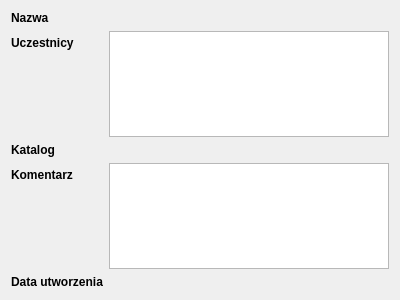
<?xml version="1.0" encoding="UTF-8"?>
<ui version="4.0">
 <class>ProjektWidget</class>
 <widget class="QWidget" name="ProjektWidget">
  <property name="geometry">
   <rect>
    <x>0</x>
    <y>0</y>
    <width>400</width>
    <height>300</height>
   </rect>
  </property>
  <property name="windowTitle">
   <string>Form</string>
  </property>
  <layout class="QFormLayout" name="formLayout">
   <item row="0" column="0">
    <widget class="QLabel" name="lnazwa">
     <property name="font">
      <font>
       <weight>75</weight>
       <bold>true</bold>
      </font>
     </property>
     <property name="text">
      <string>Nazwa</string>
     </property>
    </widget>
   </item>
   <item row="0" column="1">
    <widget class="QLabel" name="nazwa">
     <property name="text">
      <string/>
     </property>
    </widget>
   </item>
   <item row="1" column="0">
    <widget class="QLabel" name="luczestnicy">
     <property name="font">
      <font>
       <weight>75</weight>
       <bold>true</bold>
      </font>
     </property>
     <property name="text">
      <string>Uczestnicy</string>
     </property>
    </widget>
   </item>
   <item row="1" column="1">
    <widget class="QTextBrowser" name="uczestnicy"/>
   </item>
   <item row="2" column="0">
    <widget class="QLabel" name="lkatalog">
     <property name="font">
      <font>
       <weight>75</weight>
       <bold>true</bold>
      </font>
     </property>
     <property name="text">
      <string>Katalog</string>
     </property>
    </widget>
   </item>
   <item row="2" column="1">
    <widget class="QLabel" name="katalog">
     <property name="text">
      <string/>
     </property>
    </widget>
   </item>
   <item row="3" column="0">
    <widget class="QLabel" name="lkomentarz">
     <property name="font">
      <font>
       <weight>75</weight>
       <bold>true</bold>
      </font>
     </property>
     <property name="text">
      <string>Komentarz</string>
     </property>
    </widget>
   </item>
   <item row="3" column="1">
    <widget class="QTextBrowser" name="komentarz"/>
   </item>
   <item row="4" column="0">
    <widget class="QLabel" name="ldatautworzenia">
     <property name="font">
      <font>
       <weight>75</weight>
       <bold>true</bold>
      </font>
     </property>
     <property name="text">
      <string>Data utworzenia</string>
     </property>
    </widget>
   </item>
   <item row="4" column="1">
    <widget class="QLabel" name="data">
     <property name="text">
      <string/>
     </property>
    </widget>
   </item>
  </layout>
 </widget>
 <resources/>
 <connections/>
</ui>
